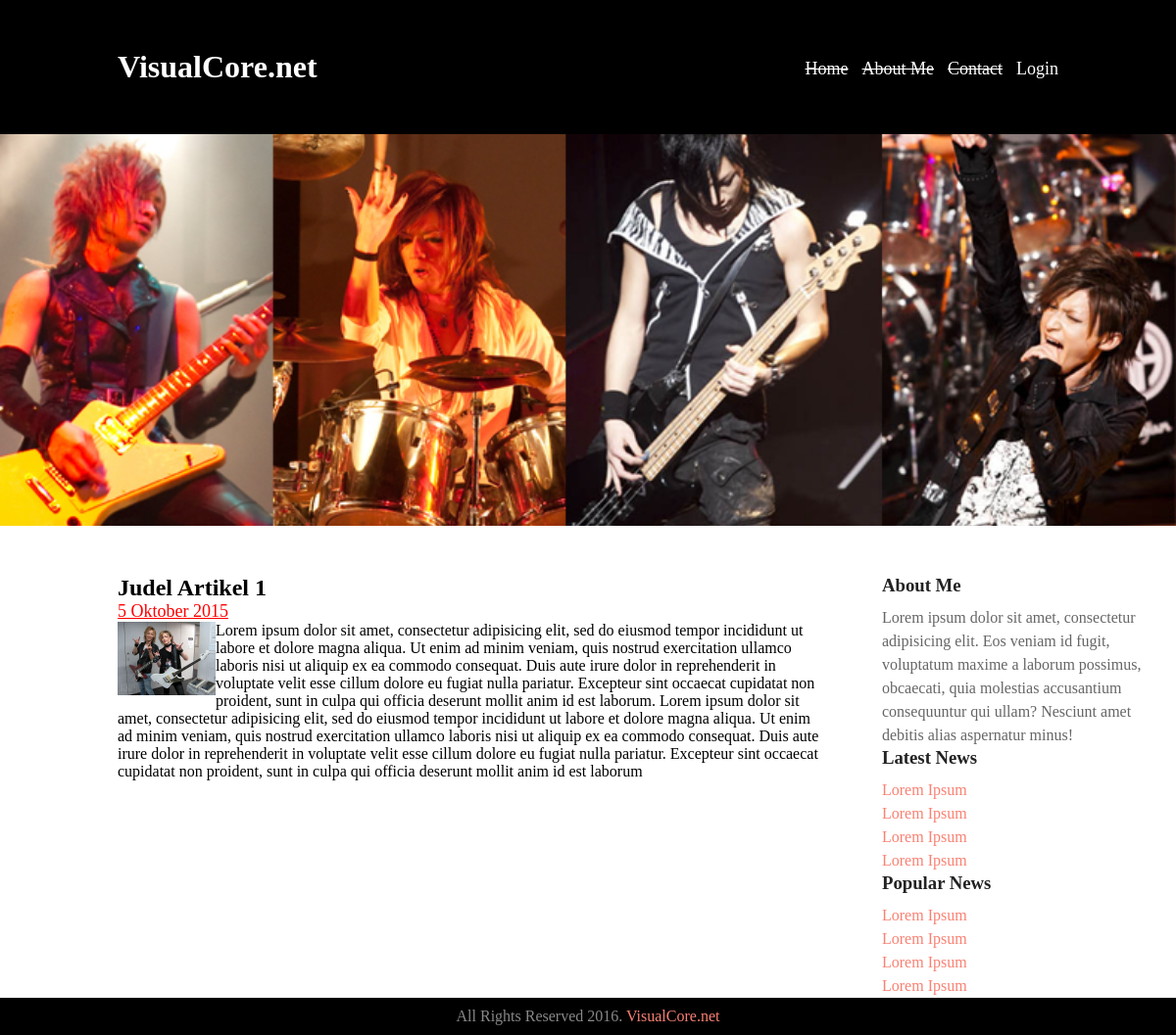
/artikel.php?id=1, run on the app's committed database.
### tables this page shows
CREATE TABLE IF NOT EXISTS `tb_artikel` (
  `id_artikel` int(11) DEFAULT NULL,
  `gambar_artikel` varchar(255) DEFAULT NULL,
  `judul_artikel` varchar(255) DEFAULT NULL,
  `isi_artikel` text,
  `read_more` varchar(255) DEFAULT NULL
);

### namespace/prosesTampil.php (called while the page is built, shortened)
<?php namespace show;
class tampilItm extends allTampil
{
	public static function tampilItem($tabel,$id)
	{
		$jalan = "SELECT * FROM tb_artikel WHERE id_artikel = ". $id;
		$query = mysql_query($jalan);
		while ($row=mysql_fetch_array($query))
		return $row;
	}
}
?>

### artikel.php (the view, shortened to what this page needs)
<?php  include'_layout/header.php'; ?>
<section id="hero">
</section>
<section id="content">
	<div class="container">
		<section id="mainbar">
			<div class="blog-wrapper">
				<?php
				$id = $_GET['id'];
				$data = show\tampilItm::tampilItem('tb_artikel', $id);
				?>
				<div class="blog-item">
					<h2><?php echo $data['judul_artikel']; ?></h2>
					<a href="" class="blog-meta">5 Oktober 2015</a>
					<p><img <?php echo 'src="' .$data['gambar_artikel'] .'"'; ?> alt="post image"/></p>
					<p> <?php echo $data['isi_artikel']; ?></p>
				</div>
			</div>
		</section>
	</div>
</section>
<?php  include'_layout/sidebar.php'; ?>
<?php  include '_layout/footer.php';  ?>

### style.css (style rules this page uses)
* { padding: 0px; margin: 0px; }
.container { width: 960px; margin: 0 auto; }
#hero { height: 400px; background-image: url('hero.png'); background-size: 100%; background-position: center center; }
#content { margin-top: 50px; height: 100%; }
#content #mainbar { float: left; width: 75%; height: auto; }
.blog-wrapper .blog-item { margin-bottom: 20px; }
img { float:left; width:100px; }
.blog-wrapper .blog-item a.blog-meta { font-size: 18px; color: red; transition:color 0.3s ease; }

### data on the page
tb_artikel: judul_artikel "Judel Artikel 1", gambar_artikel (picture), isi_artikel "Lorem ipsum dolor sit amet, consectetur adipisicing elit, sed do eiusmod tempor incididunt ut labore et dolore magna aliqua. Ut enim ad minim veniam, quis nostrud exercitation ullamco laboris nisi ut aliquip ex ea commodo consequat. Duis aute irure dolor in reprehenderit in voluptate velit esse cillum dolore eu fugiat nulla pariatur. Excepteur sint occaecat cupidatat non proident, sunt in culpa qui officia deserunt mollit anim id est laborum. Lorem ipsum dolor sit amet, consectetur adipisicing elit, sed do eiusmod tempor incididunt ut labore et dolore magna aliqua. Ut enim ad minim veniam, quis nostrud exercitation ullamco laboris nisi ut aliquip ex ea commodo consequat. Duis aute irure…"
